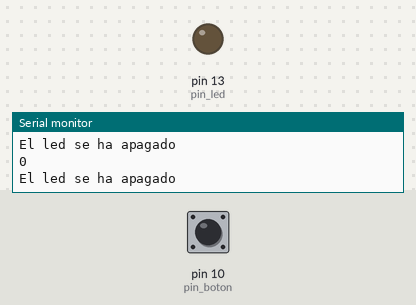
A sketch run on a simulated Arduino Uno, built with avr-gcc and run on an emulated ATmega328P. Shown: output pins drawn as LEDs (lit = HIGH), the last lines printed to the serial monitor. Dashed ring = blinking. The inputs (shaded band) are chosen by the test bench; at power-on: pin 10 (pin_boton) LOW.

Above: at 1.2 s.
1.3 s: pin 10 (pin_boton) pulled HIGH for 0.15 s
At 1.4 s:
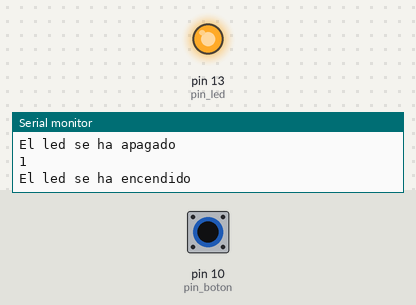
2.9 s: pin 10 (pin_boton) pulled HIGH for 1 s
At 4.5 s:
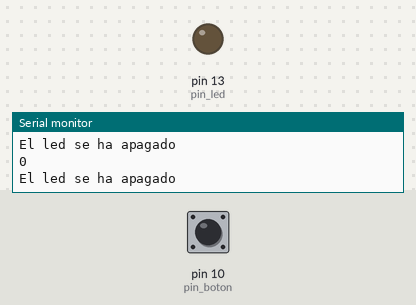
6.9 s: pin 10 (pin_boton) pulsed HIGH 2 times (0.12 s each, 0.3 s apart)
At 7.27 s:
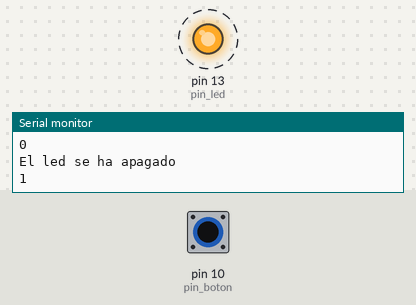
10.5 s: pin 10 (pin_boton) driven HIGH
At 11.9 s:
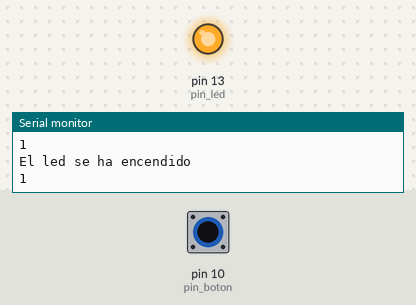
13.5 s: pin 10 (pin_boton) driven LOW
At 14.3 s:
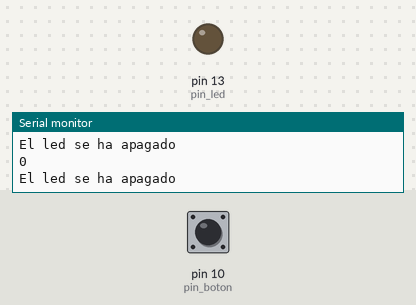
Timing chart, 0 to 16.5 s (numbered marks = the images above; inputs shaded):
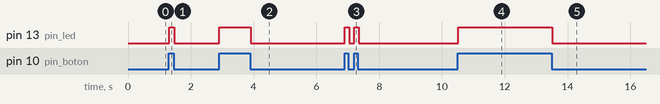

The sketch:

ejemplo_dispositivos_clase.ino
```cpp
const int pin_boton=10;//variables tipo int son de 16 bits
short val_short=13;//el tamaño varia dependiendo del lenguaje
char caracter='A';//variables son de 8 bits
byte pin_led= 13;//variables 8 bits
bool encendido=1;//variables 1 bit
float decimales=.2345;//variables con decimales

char cadena[]="Hola mundo";
String cadena1="Hola mundo";

//#define pin_led 13

void setup() {
  // put your setup code here, to run once:
  Serial.begin(9600);
  pinMode(pin_led,OUTPUT);//definimos el pin 13 como salida
  pinMode(pin_boton,INPUT);//definimos el pin 10 como entrada
  Serial.println("Programa para encender un led con un boton");

}

void loop() {
  // put your main code here, to run repeatedly:
  bool estado_boton = digitalRead(pin_boton);
  Serial.println(estado_boton);

  if(estado_boton==1){
    digitalWrite(pin_led,HIGH);
    Serial.println("El led se ha encendido");
  }
  else{
    digitalWrite(pin_led,LOW);
    Serial.println("El led se ha apagado");
  }

  //digitalWrite(pin_led,digitalRead(pin_boton));

  delay(1);

}
```

Measured:
- after the input at 1.3 s, pin 13 (pin_led): LOW → HIGH at once, → LOW 0.17 s later
- after the input at 2.9 s, pin 13 (pin_led): LOW → HIGH at once, → LOW 1.0 s later
- after the input at 6.9 s, pin 13 (pin_led): alternates HIGH for 0.14 s and LOW for 0.16 s, 4 changes in all, then stays LOW, starting at once
- after the input at 10.5 s, pin 13 (pin_led): LOW → HIGH at once
- after the input at 13.5 s, pin 13 (pin_led): HIGH → LOW at once
